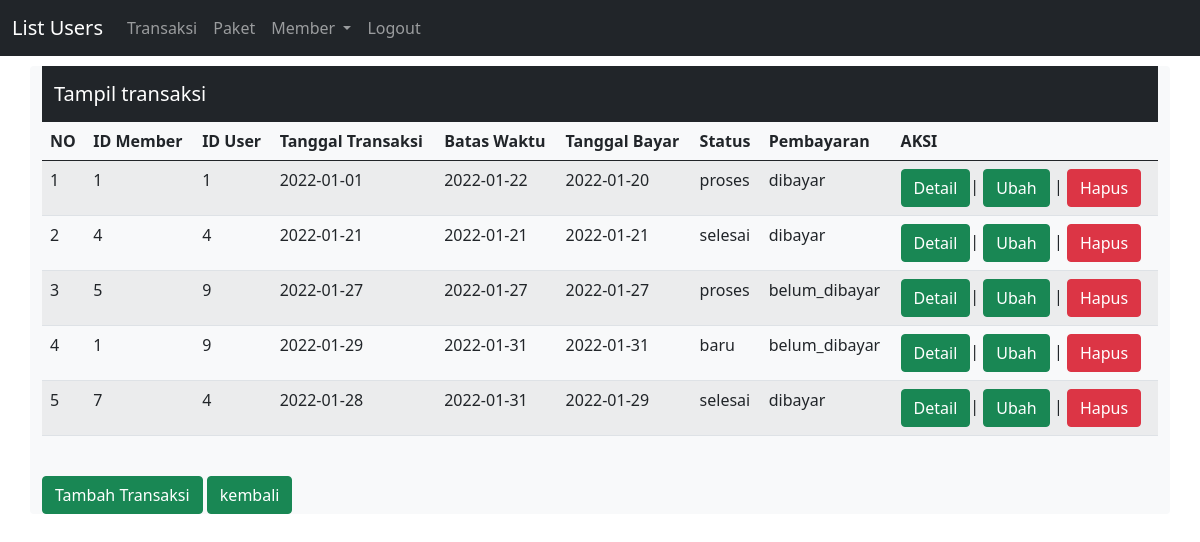
The app's page /tampil_transaksi.php (signed in) with its own data.
### tables this page shows
CREATE TABLE `transaksi` (
  `id_transaksi` int(11) NOT NULL,
  `id_member` int(11) NOT NULL,
  `tgl` date NOT NULL,
  `batas_waktu` date NOT NULL,
  `tgl_bayar` date NOT NULL,
  `status` enum('baru','proses','selesai','diambil') NOT NULL,
  `dibayar` enum('dibayar','belum_dibayar') NOT NULL,
  `id_users` int(11) NOT NULL
);

### tampil_transaksi.php (the view, shortened to what this page needs)
<html>
    <head>
        <link
    href="https://cdn.jsdelivr.net/npm/bootstrap@5.0.1/dist/css/bootstrap.min.css"
    rel="stylesheet"
>
    </head>
    <body>
        <?php
        include "header.php"
        ?>
    <nav class="navbar navbar-dark bg-dark">
                    <div class="container-fluid">
                    <a class="navbar-brand">Tampil transaksi</a>
            </div>
            </nav>
        <table class="table table-hover table-striped">
            <thead>
                <tr>
                    <th>NO</th><th>ID Member<th>ID User</th>
                    <th>Tanggal Transaksi</th><th>Batas Waktu</th><th>Tanggal Bayar</th>
                    <th>Status</th><th>Pembayaran</th><th>AKSI</th>
                </tr>
            </thead>
            <tbody>
                <?php
                include "config.php";
                $qry_transaksi=mysqli_query($conn,"select * from transaksi");
                $no=0;
                while($data_transaksi=mysqli_fetch_array($qry_transaksi)){
                $no++;?>
                <tr>
                    <td><?=$no?></td>
                    <td><?=$data_transaksi['id_member']?></td>
                    <td><?=$data_transaksi['id_users']?></td>
                    <td><?=$data_transaksi['tgl']?></td>
                    <td><?=$data_transaksi['batas_waktu']?></td>
                    <td><?=$data_transaksi['tgl_bayar']?></td>
                    <td><?=$data_transaksi['status']?></td>
                    <td><?=$data_transaksi['dibayar']?></td>
                    <td>
                        <a href="tampil_detail_transaksi.php?id_transaksi=<?php echo $data_transaksi['id_transaksi']?>"class="btn btn-success">Detail</a>|
                    <a href="ubah_transaksi.php?id=<?=$data_transaksi['id_transaksi']?>"class="btn btn-success">Ubah</a> |
                    <a href="hapus_transaksi.php?id=<?=$data_transaksi['id_transaksi']?>"onclick="return confirm('Apakah Anda yakin menghapus data ini?')" class="btn btn-danger">Hapus</a>
                    </td>
                </tr>
                <?php
                }
                ?>
            </tbody>
        </table>
        <br>
        <a href="Tambah_transaksi.php"
                    class="btn btn-success">Tambah Transaksi</a>
                <?php
                if($_SESSION['role']=='kasir'){
                ?>
                <a href="home_kasir.php" class="btn btn-success">kembali</a>
                <?php }
                else{
                ?>
                <a href="home_admin.php" class="btn btn-success">kembali</a>
                <?php
                }
                ?>
    </body>
</html>

### records on screen
transaksi: id_member "1", id_users "1", tgl "2022-01-01", batas_waktu "2022-01-22", tgl_bayar "2022-01-20", status "proses", dibayar "dibayar"
transaksi: id_member "4", id_users "4", tgl "2022-01-21", batas_waktu "2022-01-21", tgl_bayar "2022-01-21", status "selesai", dibayar "dibayar"
transaksi: id_member "5", id_users "9", tgl "2022-01-27", batas_waktu "2022-01-27", tgl_bayar "2022-01-27", status "proses", dibayar "belum_dibayar"
transaksi: id_member "1", id_users "9", tgl "2022-01-29", batas_waktu "2022-01-31", tgl_bayar "2022-01-31", status "baru", dibayar "belum_dibayar"
transaksi: id_member "7", id_users "4", tgl "2022-01-28", batas_waktu "2022-01-31", tgl_bayar "2022-01-29", status "selesai", dibayar "dibayar"
